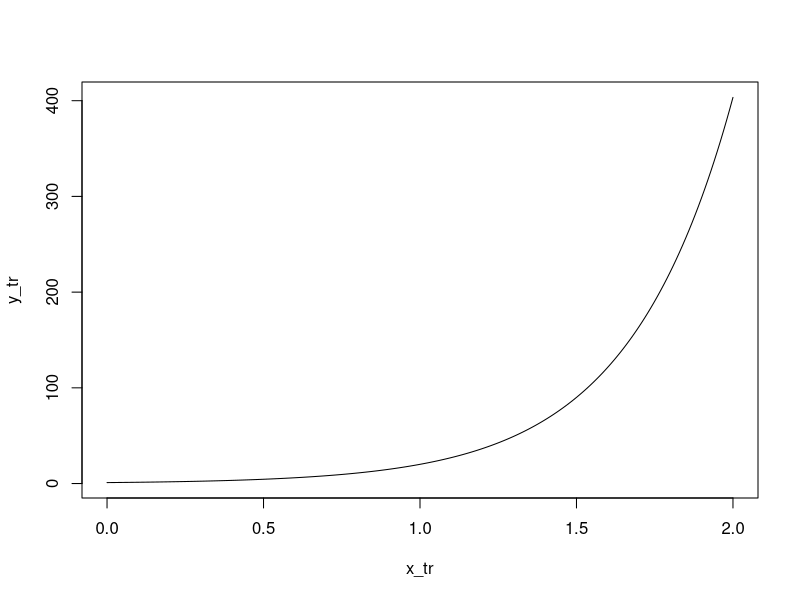
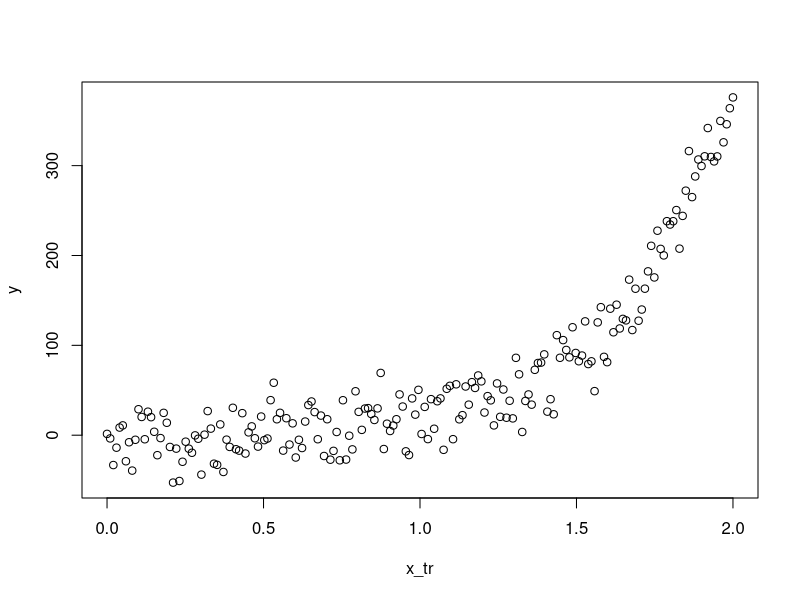
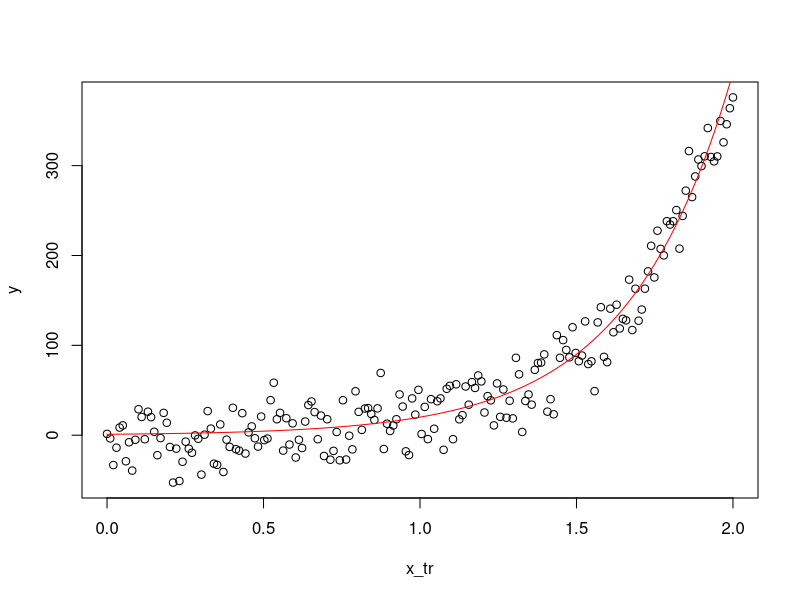

Source code (R) for these figures, in order: (Note: this script raises an error after producing the figures.)
remove(list=ls())

x_tr <- seq(0, 2, length=200)
y_tr <- exp(3*x_tr)

plot(x_tr, y_tr,type="l")

set.seed(10)
y <- y_tr+rnorm(length(x_tr), mean=0, sd=25)

plot(x_tr,y)

plot(x_tr,y)
points(x_tr, y_tr, type="l", col="red")

regdata <- as.data.frame(cbind(y_tr, x_tr, x_tr^2))
colnames(regdata) <- c("y","x","z")
#regdata
#lr.fit <- lm(y~x, data=regdata)
class(lr.fit)
lr.fit <- lm(y~x+z, data=regdata)
yhat <- predict(lm(y~x+z, data=regdata))


plot(x_tr,y)
points(x_tr, y_tr, type="l", col="red")
points(x_tr, yhat,type="l",col="green")

as.numeric(y>90)
z<-((y>90)-0.5)*2

z

plot(x_tr, z)

traindata <- as.data.frame(cbind(z, x_tr))
colnames(traindata) <- c("z", "x")
#traindata
zhat <- predict(lm(z~x, data=traindata))

zclass <- 2*(zhat>0)-1

mean(zclass==z)

plot(x_tr,z, col= z+3)
points(x_tr, zhat, type="l", col="green")
points(x_tr, zclass, type="l", col="cyan")

require(MASS)
n <- 50
X1 <- mvrnorm(n, mu=c(1,1), Sigma=diag(c(1,1)))
X2 <- mvrnorm(n, mu=c(-1,-1), Sigma=diag(c(1,1)))
X <- rbind(X1,X2)
z <- rep(c(-1,1), each=n)            

plot(X[,1], X[,2],col=z+3)

traindata <- as.data.frame(cbind(z, X))
colnames(traindata) <- c("z", "x1", "x2")
lm.obj <- lm( z~x1+x2, data=traindata)
zhat <- predict(lm.obj)

n <- 50
X.grid <- expand.grid(seq(-4, 4, length=n), seq(-4, 4, length=n))
testdata <- as.data.frame (cbind(z, X.grid)) 
colnames(testdata) <- c("z", "x1", "x2")
zhat.grid <- predict(lm.obj, newdata=testdata)
z.gridclass <- 2*(zhat.grid>0)-1
plot(X.grid[,1], X.grid[,2], col=z.gridclass+3)
